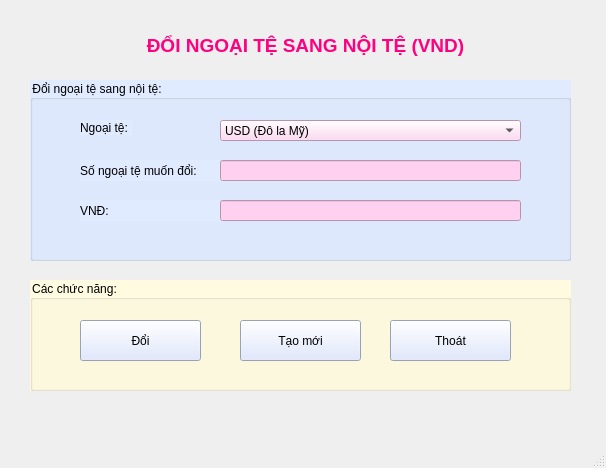
<?xml version="1.0" encoding="UTF-8"?>
<ui version="4.0">
 <class>MainWindow</class>
 <widget class="QMainWindow" name="MainWindow">
  <property name="geometry">
   <rect>
    <x>0</x>
    <y>0</y>
    <width>606</width>
    <height>468</height>
   </rect>
  </property>
  <property name="windowTitle">
   <string>MainWindow</string>
  </property>
  <widget class="QWidget" name="centralwidget">
   <widget class="QLabel" name="label">
    <property name="geometry">
     <rect>
      <x>100</x>
      <y>20</y>
      <width>411</width>
      <height>51</height>
     </rect>
    </property>
    <property name="font">
     <font>
      <pointsize>14</pointsize>
      <weight>75</weight>
      <bold>true</bold>
     </font>
    </property>
    <property name="styleSheet">
     <string notr="true">color: rgb(255, 0, 127);</string>
    </property>
    <property name="text">
     <string>ĐỔI NGOẠI TỆ SANG NỘI TỆ (VND)</string>
    </property>
    <property name="alignment">
     <set>Qt::AlignCenter</set>
    </property>
   </widget>
   <widget class="QGroupBox" name="groupBox">
    <property name="geometry">
     <rect>
      <x>30</x>
      <y>80</y>
      <width>541</width>
      <height>181</height>
     </rect>
    </property>
    <property name="styleSheet">
     <string notr="true">background: rgb(224, 235, 255);</string>
    </property>
    <property name="title">
     <string>Đổi ngoại tệ sang nội tệ:</string>
    </property>
    <widget class="QLabel" name="label_2">
     <property name="geometry">
      <rect>
       <x>50</x>
       <y>40</y>
       <width>52</width>
       <height>15</height>
      </rect>
     </property>
     <property name="text">
      <string>Ngoại tệ:</string>
     </property>
    </widget>
    <widget class="QComboBox" name="comboBoxNgoaiTe">
     <property name="geometry">
      <rect>
       <x>190</x>
       <y>40</y>
       <width>301</width>
       <height>21</height>
      </rect>
     </property>
     <property name="styleSheet">
      <string notr="true">background: rgb(255, 208, 239);</string>
     </property>
     <item>
      <property name="text">
       <string>USD (Đô la Mỹ)</string>
      </property>
     </item>
     <item>
      <property name="text">
       <string>EUR (Đồng Euro)</string>
      </property>
     </item>
     <item>
      <property name="text">
       <string>GBP (Bảng Anh)</string>
      </property>
     </item>
     <item>
      <property name="text">
       <string>SGD (Đô la Sing)</string>
      </property>
     </item>
     <item>
      <property name="text">
       <string>AUD (Đô la Úc)</string>
      </property>
     </item>
     <item>
      <property name="text">
       <string>CNY (Nhân dân tệ)</string>
      </property>
     </item>
     <item>
      <property name="text">
       <string>JPY (Yên Nhật)</string>
      </property>
     </item>
     <item>
      <property name="text">
       <string>KRW (Won)</string>
      </property>
     </item>
     <item>
      <property name="text">
       <string>THB (Baht Thái)</string>
      </property>
     </item>
    </widget>
    <widget class="QLabel" name="label_3">
     <property name="geometry">
      <rect>
       <x>50</x>
       <y>80</y>
       <width>141</width>
       <height>21</height>
      </rect>
     </property>
     <property name="text">
      <string>Số ngoại tệ muốn đổi: </string>
     </property>
    </widget>
    <widget class="QLineEdit" name="lineEditSoLuongNgoaiTe">
     <property name="geometry">
      <rect>
       <x>190</x>
       <y>80</y>
       <width>301</width>
       <height>21</height>
      </rect>
     </property>
     <property name="styleSheet">
      <string notr="true">background: rgb(255, 208, 239);</string>
     </property>
    </widget>
    <widget class="QLabel" name="label_4">
     <property name="geometry">
      <rect>
       <x>50</x>
       <y>120</y>
       <width>141</width>
       <height>21</height>
      </rect>
     </property>
     <property name="text">
      <string>VNĐ: </string>
     </property>
    </widget>
    <widget class="QLineEdit" name="lineEditVND">
     <property name="enabled">
      <bool>false</bool>
     </property>
     <property name="geometry">
      <rect>
       <x>190</x>
       <y>120</y>
       <width>301</width>
       <height>21</height>
      </rect>
     </property>
     <property name="styleSheet">
      <string notr="true">background: rgb(255, 208, 239);</string>
     </property>
    </widget>
   </widget>
   <widget class="QGroupBox" name="groupBox_2">
    <property name="geometry">
     <rect>
      <x>30</x>
      <y>280</y>
      <width>541</width>
      <height>111</height>
     </rect>
    </property>
    <property name="styleSheet">
     <string notr="true">background: rgb(255, 251, 225)</string>
    </property>
    <property name="title">
     <string>Các chức năng:</string>
    </property>
    <widget class="QPushButton" name="pushButtonDoi">
     <property name="geometry">
      <rect>
       <x>50</x>
       <y>40</y>
       <width>121</width>
       <height>41</height>
      </rect>
     </property>
     <property name="styleSheet">
      <string notr="true">background: rgb(215, 226, 255);</string>
     </property>
     <property name="text">
      <string>Đổi</string>
     </property>
    </widget>
    <widget class="QPushButton" name="pushButtonTaoMoi">
     <property name="geometry">
      <rect>
       <x>210</x>
       <y>40</y>
       <width>121</width>
       <height>41</height>
      </rect>
     </property>
     <property name="styleSheet">
      <string notr="true">background: rgb(215, 226, 255);</string>
     </property>
     <property name="text">
      <string>Tạo mới</string>
     </property>
    </widget>
    <widget class="QPushButton" name="pushButtonThoat">
     <property name="geometry">
      <rect>
       <x>360</x>
       <y>40</y>
       <width>121</width>
       <height>41</height>
      </rect>
     </property>
     <property name="styleSheet">
      <string notr="true">background: rgb(215, 226, 255);</string>
     </property>
     <property name="text">
      <string>Thoát</string>
     </property>
    </widget>
   </widget>
  </widget>
  <widget class="QMenuBar" name="menubar">
   <property name="geometry">
    <rect>
     <x>0</x>
     <y>0</y>
     <width>606</width>
     <height>25</height>
    </rect>
   </property>
  </widget>
  <widget class="QStatusBar" name="statusbar"/>
 </widget>
 <resources/>
 <connections/>
</ui>
